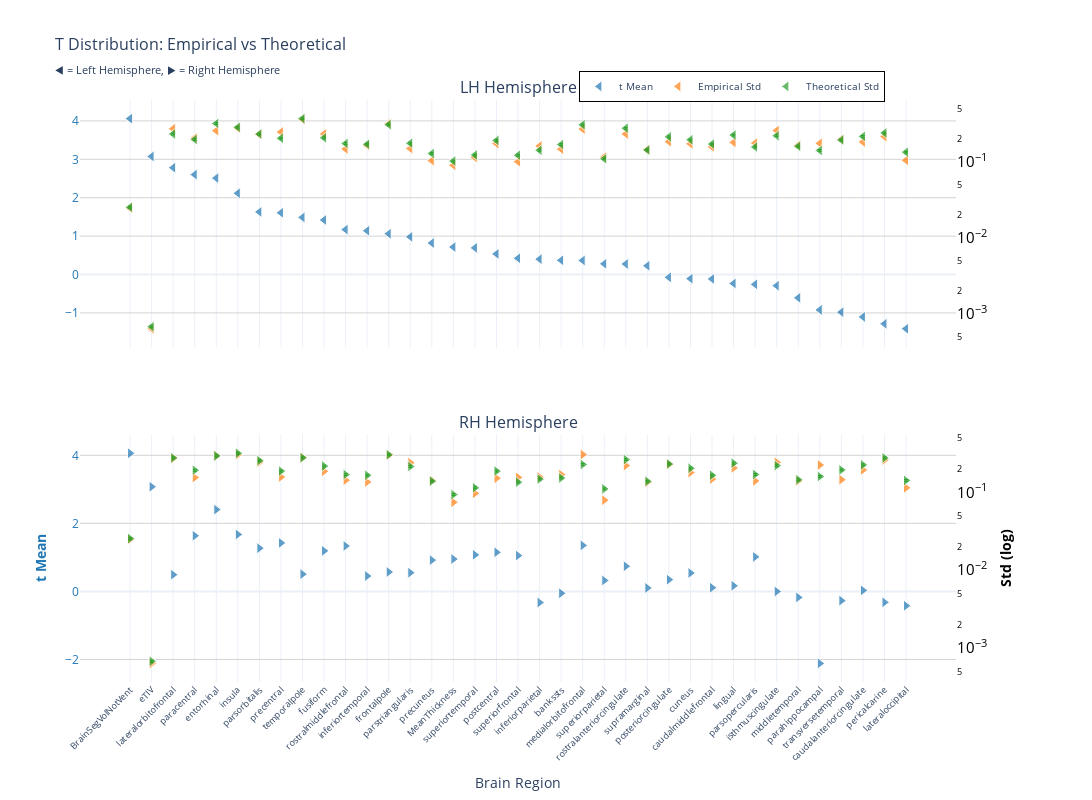
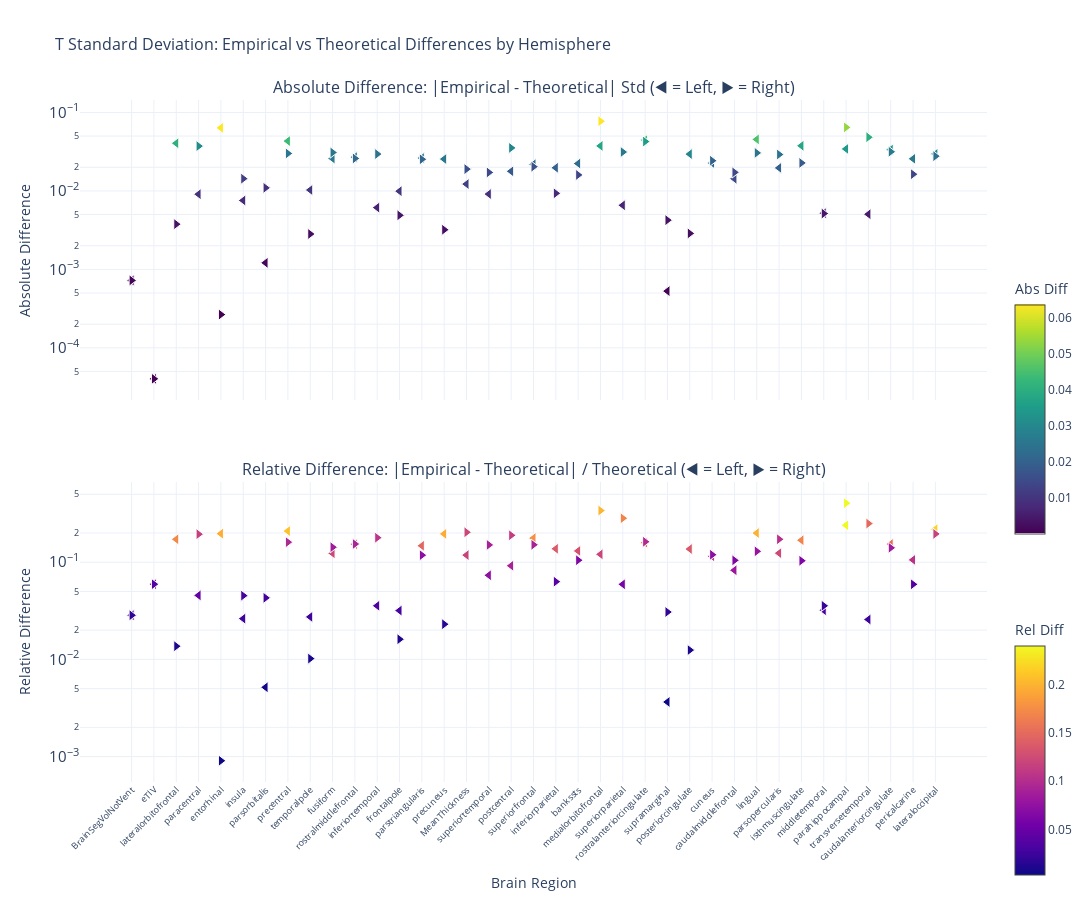

Notebook code for these charts, in order:
### Markdown cell above
### t-statistic

### Code cell
nu_nav = df_navr[(df_navr["timepoint"] == "baseline") & (df_navr["group"] == "HC-PD")]
data_path = stats_dir / f"student_baseline_{METRIC}.parquet"
df, stats = get_test_stats(
    data_path, stat_functions_F, nu_nav, hemisphere=True, study="baseline"
)
show_figure(stats, hemisphere=True, stat_name="t", study="baseline", metric=METRIC)

### Figure 1 — Plotly figure (JSON) as saved in the notebook; plotly's stock layout.template omitted (floating-point values rounded to 4 significant figures)
{"data": [{"hovertemplate": "<b>%{x}</b><br>Mean t: %{y:.2f}<br><extra></extra>", "legendgroup": "mean", "marker": {"color": "#1f77b4", "line": {"color": "white", "width": 1}, "opacity": 0.7, "size": 10, "symbol": "triangle-left"}, "mode": "markers", "name": "t Mean", "showlegend": true, "type": "scatter", "x": ["BrainSegVolNotVent", "eTIV", "lateralorbitofrontal", "paracentral", "entorhinal", "insula", "parsorbitalis", "precentral", "temporalpole", "fusiform", "rostralmiddlefrontal", "inferiortemporal", "frontalpole", "parstriangularis", "precuneus", "MeanThickness", "superiortemporal", "postcentral", "superiorfrontal", "inferiorparietal", "bankssts", "medialorbitofrontal", "superiorparietal", "rostralanteriorcingulate", "supramarginal", "posteriorcingulate", "cuneus", "caudalmiddlefrontal", "lingual", "parsopercularis", "isthmuscingulate", "middletemporal", "parahippocampal", "transversetemporal", "caudalanteriorcingulate", "pericalcarine", "lateraloccipital"], "xaxis": "x", "y": [4.06, 3.076, 2.782, 2.602, 2.511, 2.117, 1.63, 1.607, 1.488, 1.419, 1.17, 1.14, 1.061, 0.9804, 0.8205, 0.7151, 0.6934, 0.5369, 0.4238, 0.4003, 0.3697, 0.3659, 0.2778, 0.2739, 0.2273, -0.07438, -0.1085, -0.1155, -0.2336, -0.2568, -0.2907, -0.6081, -0.9213, -0.981, -1.104, -1.284, -1.412], "yaxis": "y"}, {"hovertemplate": "<b>%{x}</b><br>Empirical Std: %{y:.3f}<br><extra></extra>", "legendgroup": "empirical", "marker": {"color": "#ff7f0e", "line": {"color": "white", "width": 1}, "opacity": 0.7, "size": 10, "symbol": "triangle-left"}, "mode": "markers", "name": "Empirical Std", "showlegend": true, "type": "scatter", "x": ["BrainSegVolNotVent", "eTIV", "lateralorbitofrontal", "paracentral", "entorhinal", "insula", "parsorbitalis", "precentral", "temporalpole", "fusiform", "rostralmiddlefrontal", "inferiortemporal", "frontalpole", "parstriangularis", "precuneus", "MeanThickness", "superiortemporal", "postcentral", "superiorfrontal", "inferiorparietal", "bankssts", "medialorbitofrontal", "superiorparietal", "rostralanteriorcingulate", "supramarginal", "posteriorcingulate", "cuneus", "caudalmiddlefrontal", "lingual", "parsopercularis", "isthmuscingulate", "middletemporal", "parahippocampal", "transversetemporal", "caudalanteriorcingulate", "pericalcarine", "lateraloccipital"], "xaxis": "x", "y": [0.02471, 0.0006372, 0.2758, 0.2084, 0.2596, 0.2803, 0.2334, 0.2497, 0.3647, 0.2354, 0.1492, 0.1659, 0.3222, 0.1514, 0.1046, 0.09108, 0.115, 0.1756, 0.1015, 0.1631, 0.1485, 0.2734, 0.1173, 0.2355, 0.1455, 0.1862, 0.1744, 0.1587, 0.182, 0.1782, 0.2607, 0.1672, 0.1771, 0.201, 0.1849, 0.2171, 0.1057], "yaxis": "y2"}, {"error_y": {"array": [0.0007126, 1.898e-05, 0.006592, 0.005583, 0.009058, 0.008066, 0.006574, 0.005786, 0.01051, 0.005869, 0.004934, 0.004821, 0.00875, 0.004977, 0.003644, 0.002895, 0.003478, 0.005418, 0.003457, 0.004019, 0.004786, 0.008711, 0.003102, 0.007843, 0.004061, 0.006041, 0.00552, 0.004848, 0.006372, 0.004443, 0.006251, 0.004538, 0.004, 0.005491, 0.006122, 0.006802, 0.003793], "arrayminus": [0.0006929, 1.846e-05, 0.00641, 0.005429, 0.008807, 0.007842, 0.006391, 0.005625, 0.01021, 0.005706, 0.004798, 0.004687, 0.008507, 0.004839, 0.003543, 0.002814, 0.003382, 0.005268, 0.003361, 0.003907, 0.004653, 0.00847, 0.003016, 0.007626, 0.003948, 0.005874, 0.005367, 0.004714, 0.006195, 0.00432, 0.006078, 0.004413, 0.003889, 0.005339, 0.005953, 0.006614, 0.003688], "color": "#2ca02c", "thickness": 1, "type": "data", "visible": true, "width": 2}, "hovertemplate": "<b>%{x}</b><br>Theoretical Std: %{y:.3f}<br><extra></extra>", "legendgroup": "theoretical", "marker": {"color": "#2ca02c", "line": {"color": "white", "width": 1}, "opacity": 0.7, "size": 10, "symbol": "triangle-left"}, "mode": "markers", "name": "Theoretical Std", "showlegend": true, "type": "scatter", "x": ["BrainSegVolNotVent", "eTIV", "lateralorbitofrontal", "paracentral", "entorhinal", "insula", "parsorbitalis", "precentral", "temporalpole", "fusiform", "rostralmiddlefrontal", "inferiortemporal", "frontalpole", "parstriangularis", "precuneus", "MeanThickness", "superiortemporal", "postcentral", "superiorfrontal", "inferiorparietal", "bankssts", "medialorbitofrontal", "superiorparietal", "rostralanteriorcingulate", "supramarginal", "posteriorcingulate", "cuneus", "caudalmiddlefrontal", "lingual", "parsopercularis", "isthmuscingulate", "middletemporal", "parahippocampal", "transversetemporal", "caudalanteriorcingulate", "pericalcarine", "lateraloccipital"], "xaxis": "x", "y": [0.02543, 0.0006775, 0.2353, 0.1993, 0.3233, 0.2879, 0.2346, 0.2065, 0.375, 0.2095, 0.1761, 0.1721, 0.3123, 0.1776, 0.1301, 0.1033, 0.1241, 0.1934, 0.1234, 0.1434, 0.1708, 0.3109, 0.1107, 0.2799, 0.1449, 0.2156, 0.197, 0.173, 0.2274, 0.1586, 0.2231, 0.162, 0.1428, 0.196, 0.2185, 0.2428, 0.1354], "yaxis": "y2"}, {"hovertemplate": "<b>%{x}</b><br>Mean t: %{y:.2f}<br><extra></extra>", "legendgroup": "mean", "marker": {"color": "#1f77b4", "line": {"color": "white", "width": 1}, "opacity": 0.7, "size": 10, "symbol": "triangle-right"}, "mode": "markers", "name": "t Mean", "showlegend": false, "type": "scatter", "x": ["BrainSegVolNotVent", "eTIV", "entorhinal", "insula", "paracentral", "precentral", "medialorbitofrontal", "rostralmiddlefrontal", "parsorbitalis", "fusiform", "postcentral", "superiortemporal", "superiorfrontal", "parsopercularis", "MeanThickness", "precuneus", "rostralanteriorcingulate", "frontalpole", "parstriangularis", "cuneus", "temporalpole", "lateralorbitofrontal", "inferiortemporal", "posteriorcingulate", "superiorparietal", "lingual", "caudalmiddlefrontal", "supramarginal", "caudalanteriorcingulate", "isthmuscingulate", "bankssts", "middletemporal", "transversetemporal", "pericalcarine", "inferiorparietal", "lateraloccipital", "parahippocampal"], "xaxis": "x2", "y": [4.06, 3.076, 2.404, 1.674, 1.636, 1.426, 1.353, 1.336, 1.27, 1.191, 1.148, 1.075, 1.052, 1.015, 0.9504, 0.9193, 0.7399, 0.5704, 0.5487, 0.5415, 0.5076, 0.4906, 0.4517, 0.346, 0.3222, 0.1654, 0.1094, 0.1018, 0.02959, -0.001283, -0.05423, -0.1767, -0.2714, -0.3224, -0.3278, -0.4232, -2.116], "yaxis": "y3"}, {"hovertemplate": "<b>%{x}</b><br>Empirical Std: %{y:.3f}<br><extra></extra>", "legendgroup": "empirical", "marker": {"color": "#ff7f0e", "line": {"color": "white", "width": 1}, "opacity": 0.7, "size": 10, "symbol": "triangle-right"}, "mode": "markers", "name": "Empirical Std", "showlegend": false, "type": "scatter", "x": ["BrainSegVolNotVent", "eTIV", "entorhinal", "insula", "paracentral", "precentral", "medialorbitofrontal", "rostralmiddlefrontal", "parsorbitalis", "fusiform", "postcentral", "superiortemporal", "superiorfrontal", "parsopercularis", "MeanThickness", "precuneus", "rostralanteriorcingulate", "frontalpole", "parstriangularis", "cuneus", "temporalpole", "lateralorbitofrontal", "inferiortemporal", "posteriorcingulate", "superiorparietal", "lingual", "caudalmiddlefrontal", "supramarginal", "caudalanteriorcingulate", "isthmuscingulate", "bankssts", "middletemporal", "transversetemporal", "pericalcarine", "inferiorparietal", "lateraloccipital", "parahippocampal"], "xaxis": "x2", "y": [0.02471, 0.0006372, 0.2933, 0.302, 0.1543, 0.1567, 0.3046, 0.1425, 0.2435, 0.1855, 0.1514, 0.09688, 0.155, 0.1398, 0.07431, 0.1421, 0.2197, 0.2981, 0.2393, 0.179, 0.2799, 0.2721, 0.1355, 0.2277, 0.07916, 0.2054, 0.1477, 0.1338, 0.1929, 0.2424, 0.1684, 0.1394, 0.1451, 0.2595, 0.157, 0.114, 0.2239], "yaxis": "y4"}, {"error_y": {"array": [0.0007126, 1.898e-05, 0.008209, 0.008864, 0.005366, 0.005233, 0.006369, 0.00472, 0.00713, 0.006064, 0.005232, 0.003196, 0.003773, 0.004732, 0.002613, 0.003892, 0.007349, 0.008488, 0.005996, 0.005694, 0.007764, 0.007729, 0.004622, 0.006461, 0.003095, 0.006611, 0.004621, 0.003867, 0.006289, 0.006154, 0.004271, 0.00405, 0.00542, 0.007727, 0.004137, 0.003971, 0.004463], "arrayminus": [0.0006929, 1.846e-05, 0.007982, 0.008618, 0.005217, 0.005088, 0.006193, 0.004589, 0.006932, 0.005896, 0.005087, 0.003108, 0.003669, 0.004601, 0.002541, 0.003784, 0.007146, 0.008253, 0.00583, 0.005536, 0.007549, 0.007515, 0.004494, 0.006282, 0.00301, 0.006428, 0.004493, 0.00376, 0.006115, 0.005983, 0.004153, 0.003938, 0.00527, 0.007513, 0.004023, 0.003861, 0.00434], "color": "#2ca02c", "thickness": 1, "type": "data", "visible": true, "width": 2}, "hovertemplate": "<b>%{x}</b><br>Theoretical Std: %{y:.3f}<br><extra></extra>", "legendgroup": "theoretical", "marker": {"color": "#2ca02c", "line": {"color": "white", "width": 1}, "opacity": 0.7, "size": 10, "symbol": "triangle-right"}, "mode": "markers", "name": "Theoretical Std", "showlegend": false, "type": "scatter", "x": ["BrainSegVolNotVent", "eTIV", "entorhinal", "insula", "paracentral", "precentral", "medialorbitofrontal", "rostralmiddlefrontal", "parsorbitalis", "fusiform", "postcentral", "superiortemporal", "superiorfrontal", "parsopercularis", "MeanThickness", "precuneus", "rostralanteriorcingulate", "frontalpole", "parstriangularis", "cuneus", "temporalpole", "lateralorbitofrontal", "inferiortemporal", "posteriorcingulate", "superiorparietal", "lingual", "caudalmiddlefrontal", "supramarginal", "caudalanteriorcingulate", "isthmuscingulate", "bankssts", "middletemporal", "transversetemporal", "pericalcarine", "inferiorparietal", "lateraloccipital", "parahippocampal"], "xaxis": "x2", "y": [0.02543, 0.0006775, 0.293, 0.3164, 0.1915, 0.1868, 0.2273, 0.1684, 0.2545, 0.2164, 0.1867, 0.1141, 0.1347, 0.1689, 0.09327, 0.1389, 0.2623, 0.303, 0.214, 0.2032, 0.2771, 0.2759, 0.165, 0.2306, 0.1105, 0.236, 0.1649, 0.138, 0.2245, 0.2196, 0.1524, 0.1446, 0.1935, 0.2758, 0.1477, 0.1417, 0.1593], "yaxis": "y4"}], "layout": {"annotations": [{"font": {"size": 16}, "showarrow": false, "text": "LH Hemisphere", "x": 0.47, "xanchor": "center", "xref": "paper", "y": 1, "yanchor": "bottom", "yref": "paper"}, {"font": {"size": 16}, "showarrow": false, "text": "RH Hemisphere", "x": 0.47, "xanchor": "center", "xref": "paper", "y": 0.425, "yanchor": "bottom", "yref": "paper"}], "height": 800, "hovermode": "x", "legend": {"bgcolor": "rgba(255, 255, 255, 0.9)", "bordercolor": "black", "borderwidth": 1, "font": {"size": 10}, "orientation": "h", "x": 0.7, "xanchor": "center", "y": 1.05}, "title": {"font": {"size": 16}, "text": "T Distribution: Empirical vs Theoretical<br><sub>◀ = Left Hemisphere, ▶ = Right Hemisphere</sub>"}, "width": 1400, "xaxis": {"anchor": "y", "domain": [0, 0.94], "matches": "x2", "showticklabels": false}, "xaxis2": {"anchor": "y3", "domain": [0, 0.94], "tickangle": -45, "tickfont": {"size": 9}, "title": {"text": "Brain Region"}}, "yaxis": {"anchor": "x", "domain": [0.575, 1], "gridcolor": "lightgray", "showgrid": true, "tickfont": {"color": "#1f77b4"}, "title": {"font": {"color": "#1f77b4"}, "text": ""}}, "yaxis2": {"anchor": "x", "exponentformat": "power", "overlaying": "y", "showgrid": false, "side": "right", "tickfont": {"color": "black"}, "title": {"font": {"color": "black"}, "text": ""}, "type": "log"}, "yaxis3": {"anchor": "x2", "domain": [0, 0.425], "gridcolor": "lightgray", "showgrid": true, "tickfont": {"color": "#1f77b4"}, "title": {"font": {"color": "#1f77b4"}, "text": "<b>t Mean</b>"}}, "yaxis4": {"anchor": "x2", "exponentformat": "power", "overlaying": "y3", "showgrid": false, "side": "right", "tickfont": {"color": "black"}, "title": {"font": {"color": "black"}, "text": "<b>Std (log)</b>"}, "type": "log"}}}

### Figure 2 — Plotly figure (JSON) as saved in the notebook; plotly's stock layout.template omitted (floating-point values rounded to 4 significant figures)
{"data": [{"hovertemplate": "<b>%{x}</b><br>Hemisphere: %{text}<br>Abs Diff: %{y:.4f}<br><extra></extra>", "legendgroup": "abs_lh", "marker": {"color": [0.0007237, 4.026e-05, 0.04051, 0.009083, 0.06366, 0.007562, 0.001211, 0.04318, 0.01027, 0.0259, 0.02696, 0.006126, 0.009927, 0.02623, 0.02546, 0.01223, 0.009118, 0.01779, 0.02184, 0.01972, 0.02233, 0.03748, 0.00656, 0.04443, 0.0005283, 0.02947, 0.02265, 0.0143, 0.04539, 0.01966, 0.03758, 0.005196, 0.0343, 0.005045, 0.03361, 0.02567, 0.02964], "colorbar": {"len": 0.4, "title": {"text": "Abs Diff"}, "y": 0.75, "yanchor": "top"}, "colorscale": [[0, "#440154"], [0.1111, "#482878"], [0.2222, "#3e4989"], [0.3333, "#31688e"], [0.4444, "#26828e"], [0.5556, "#1f9e89"], [0.6667, "#35b779"], [0.7778, "#6ece58"], [0.8889, "#b5de2b"], [1, "#fde725"]], "line": {"color": "white", "width": 1}, "showscale": true, "size": 10, "symbol": "triangle-left"}, "mode": "markers", "name": "Absolute (lh)", "showlegend": false, "text": ["lh", "lh", "lh", "lh", "lh", "lh", "lh", "lh", "lh", "lh", "lh", "lh", "lh", "lh", "lh", "lh", "lh", "lh", "lh", "lh", "lh", "lh", "lh", "lh", "lh", "lh", "lh", "lh", "lh", "lh", "lh", "lh", "lh", "lh", "lh", "lh", "lh"], "type": "scatter", "x": ["BrainSegVolNotVent", "eTIV", "lateralorbitofrontal", "paracentral", "entorhinal", "insula", "parsorbitalis", "precentral", "temporalpole", "fusiform", "rostralmiddlefrontal", "inferiortemporal", "frontalpole", "parstriangularis", "precuneus", "MeanThickness", "superiortemporal", "postcentral", "superiorfrontal", "inferiorparietal", "bankssts", "medialorbitofrontal", "superiorparietal", "rostralanteriorcingulate", "supramarginal", "posteriorcingulate", "cuneus", "caudalmiddlefrontal", "lingual", "parsopercularis", "isthmuscingulate", "middletemporal", "parahippocampal", "transversetemporal", "caudalanteriorcingulate", "pericalcarine", "lateraloccipital"], "xaxis": "x", "y": [0.0007237, 4.026e-05, 0.04051, 0.009083, 0.06366, 0.007562, 0.001211, 0.04318, 0.01027, 0.0259, 0.02696, 0.006126, 0.009927, 0.02623, 0.02546, 0.01223, 0.009118, 0.01779, 0.02184, 0.01972, 0.02233, 0.03748, 0.00656, 0.04443, 0.0005283, 0.02947, 0.02265, 0.0143, 0.04539, 0.01966, 0.03758, 0.005196, 0.0343, 0.005045, 0.03361, 0.02567, 0.02964], "yaxis": "y"}, {"hovertemplate": "<b>%{x}</b><br>Hemisphere: %{text}<br>Rel Diff: %{y:.2%}<br><extra></extra>", "legendgroup": "rel_lh", "marker": {"color": [0.02845, 0.05943, 0.1722, 0.04558, 0.1969, 0.02627, 0.005162, 0.2091, 0.02738, 0.1237, 0.1531, 0.0356, 0.03179, 0.1476, 0.1957, 0.1184, 0.07345, 0.09201, 0.177, 0.1375, 0.1307, 0.1206, 0.05925, 0.1587, 0.003645, 0.1367, 0.115, 0.08263, 0.1996, 0.124, 0.1685, 0.03208, 0.2403, 0.02574, 0.1538, 0.1057, 0.219], "colorbar": {"len": 0.4, "title": {"text": "Rel Diff"}, "y": 0.25, "yanchor": "top"}, "colorscale": [[0, "#0d0887"], [0.1111, "#46039f"], [0.2222, "#7201a8"], [0.3333, "#9c179e"], [0.4444, "#bd3786"], [0.5556, "#d8576b"], [0.6667, "#ed7953"], [0.7778, "#fb9f3a"], [0.8889, "#fdca26"], [1, "#f0f921"]], "line": {"color": "white", "width": 1}, "showscale": true, "size": 10, "symbol": "triangle-left"}, "mode": "markers", "name": "Relative (lh)", "showlegend": false, "text": ["lh", "lh", "lh", "lh", "lh", "lh", "lh", "lh", "lh", "lh", "lh", "lh", "lh", "lh", "lh", "lh", "lh", "lh", "lh", "lh", "lh", "lh", "lh", "lh", "lh", "lh", "lh", "lh", "lh", "lh", "lh", "lh", "lh", "lh", "lh", "lh", "lh"], "type": "scatter", "x": ["BrainSegVolNotVent", "eTIV", "lateralorbitofrontal", "paracentral", "entorhinal", "insula", "parsorbitalis", "precentral", "temporalpole", "fusiform", "rostralmiddlefrontal", "inferiortemporal", "frontalpole", "parstriangularis", "precuneus", "MeanThickness", "superiortemporal", "postcentral", "superiorfrontal", "inferiorparietal", "bankssts", "medialorbitofrontal", "superiorparietal", "rostralanteriorcingulate", "supramarginal", "posteriorcingulate", "cuneus", "caudalmiddlefrontal", "lingual", "parsopercularis", "isthmuscingulate", "middletemporal", "parahippocampal", "transversetemporal", "caudalanteriorcingulate", "pericalcarine", "lateraloccipital"], "xaxis": "x2", "y": [0.02845, 0.05943, 0.1722, 0.04558, 0.1969, 0.02627, 0.005162, 0.2091, 0.02738, 0.1237, 0.1531, 0.0356, 0.03179, 0.1476, 0.1957, 0.1184, 0.07345, 0.09201, 0.177, 0.1375, 0.1307, 0.1206, 0.05925, 0.1587, 0.003645, 0.1367, 0.115, 0.08263, 0.1996, 0.124, 0.1685, 0.03208, 0.2403, 0.02574, 0.1538, 0.1057, 0.219], "yaxis": "y2"}, {"hovertemplate": "<b>%{x}</b><br>Hemisphere: %{text}<br>Abs Diff: %{y:.4f}<br><extra></extra>", "legendgroup": "abs_rh", "marker": {"color": [0.0007237, 4.026e-05, 0.0002654, 0.01433, 0.03725, 0.03004, 0.07728, 0.02595, 0.01094, 0.0309, 0.03536, 0.0172, 0.02037, 0.02912, 0.01897, 0.0032, 0.04259, 0.004886, 0.0253, 0.02427, 0.002823, 0.003771, 0.0295, 0.002875, 0.03132, 0.03055, 0.01724, 0.004243, 0.03157, 0.02274, 0.01599, 0.005146, 0.04836, 0.01634, 0.009319, 0.02773, 0.06456], "colorbar": {"len": 0.4, "title": {"text": "Abs Diff"}, "y": 0.75, "yanchor": "top"}, "colorscale": [[0, "#440154"], [0.1111, "#482878"], [0.2222, "#3e4989"], [0.3333, "#31688e"], [0.4444, "#26828e"], [0.5556, "#1f9e89"], [0.6667, "#35b779"], [0.7778, "#6ece58"], [0.8889, "#b5de2b"], [1, "#fde725"]], "line": {"color": "white", "width": 1}, "showscale": false, "size": 10, "symbol": "triangle-right"}, "mode": "markers", "name": "Absolute (rh)", "showlegend": false, "text": ["rh", "rh", "rh", "rh", "rh", "rh", "rh", "rh", "rh", "rh", "rh", "rh", "rh", "rh", "rh", "rh", "rh", "rh", "rh", "rh", "rh", "rh", "rh", "rh", "rh", "rh", "rh", "rh", "rh", "rh", "rh", "rh", "rh", "rh", "rh", "rh", "rh"], "type": "scatter", "x": ["BrainSegVolNotVent", "eTIV", "entorhinal", "insula", "paracentral", "precentral", "medialorbitofrontal", "rostralmiddlefrontal", "parsorbitalis", "fusiform", "postcentral", "superiortemporal", "superiorfrontal", "parsopercularis", "MeanThickness", "precuneus", "rostralanteriorcingulate", "frontalpole", "parstriangularis", "cuneus", "temporalpole", "lateralorbitofrontal", "inferiortemporal", "posteriorcingulate", "superiorparietal", "lingual", "caudalmiddlefrontal", "supramarginal", "caudalanteriorcingulate", "isthmuscingulate", "bankssts", "middletemporal", "transversetemporal", "pericalcarine", "inferiorparietal", "lateraloccipital", "parahippocampal"], "xaxis": "x", "y": [0.0007237, 4.026e-05, 0.0002654, 0.01433, 0.03725, 0.03004, 0.07728, 0.02595, 0.01094, 0.0309, 0.03536, 0.0172, 0.02037, 0.02912, 0.01897, 0.0032, 0.04259, 0.004886, 0.0253, 0.02427, 0.002823, 0.003771, 0.0295, 0.002875, 0.03132, 0.03055, 0.01724, 0.004243, 0.03157, 0.02274, 0.01599, 0.005146, 0.04836, 0.01634, 0.009319, 0.02773, 0.06456], "yaxis": "y"}, {"hovertemplate": "<b>%{x}</b><br>Hemisphere: %{text}<br>Rel Diff: %{y:.2%}<br><extra></extra>", "legendgroup": "rel_rh", "marker": {"color": [0.02845, 0.05943, 0.0009057, 0.04529, 0.1945, 0.1609, 0.34, 0.154, 0.04298, 0.1428, 0.1893, 0.1508, 0.1512, 0.1724, 0.2034, 0.02303, 0.1624, 0.01613, 0.1182, 0.1194, 0.01019, 0.01367, 0.1789, 0.01247, 0.2835, 0.1295, 0.1045, 0.03074, 0.1406, 0.1035, 0.1049, 0.0356, 0.25, 0.05926, 0.06311, 0.1957, 0.4053], "colorbar": {"len": 0.4, "title": {"text": "Rel Diff"}, "y": 0.25, "yanchor": "top"}, "colorscale": [[0, "#0d0887"], [0.1111, "#46039f"], [0.2222, "#7201a8"], [0.3333, "#9c179e"], [0.4444, "#bd3786"], [0.5556, "#d8576b"], [0.6667, "#ed7953"], [0.7778, "#fb9f3a"], [0.8889, "#fdca26"], [1, "#f0f921"]], "line": {"color": "white", "width": 1}, "showscale": false, "size": 10, "symbol": "triangle-right"}, "mode": "markers", "name": "Relative (rh)", "showlegend": false, "text": ["rh", "rh", "rh", "rh", "rh", "rh", "rh", "rh", "rh", "rh", "rh", "rh", "rh", "rh", "rh", "rh", "rh", "rh", "rh", "rh", "rh", "rh", "rh", "rh", "rh", "rh", "rh", "rh", "rh", "rh", "rh", "rh", "rh", "rh", "rh", "rh", "rh"], "type": "scatter", "x": ["BrainSegVolNotVent", "eTIV", "entorhinal", "insula", "paracentral", "precentral", "medialorbitofrontal", "rostralmiddlefrontal", "parsorbitalis", "fusiform", "postcentral", "superiortemporal", "superiorfrontal", "parsopercularis", "MeanThickness", "precuneus", "rostralanteriorcingulate", "frontalpole", "parstriangularis", "cuneus", "temporalpole", "lateralorbitofrontal", "inferiortemporal", "posteriorcingulate", "superiorparietal", "lingual", "caudalmiddlefrontal", "supramarginal", "caudalanteriorcingulate", "isthmuscingulate", "bankssts", "middletemporal", "transversetemporal", "pericalcarine", "inferiorparietal", "lateraloccipital", "parahippocampal"], "xaxis": "x2", "y": [0.02845, 0.05943, 0.0009057, 0.04529, 0.1945, 0.1609, 0.34, 0.154, 0.04298, 0.1428, 0.1893, 0.1508, 0.1512, 0.1724, 0.2034, 0.02303, 0.1624, 0.01613, 0.1182, 0.1194, 0.01019, 0.01367, 0.1789, 0.01247, 0.2835, 0.1295, 0.1045, 0.03074, 0.1406, 0.1035, 0.1049, 0.0356, 0.25, 0.05926, 0.06311, 0.1957, 0.4053], "yaxis": "y2"}], "layout": {"annotations": [{"font": {"size": 16}, "showarrow": false, "text": "Absolute Difference: |Empirical - Theoretical| Std (◀ = Left, ▶ = Right)", "x": 0.5, "xanchor": "center", "xref": "paper", "y": 1, "yanchor": "bottom", "yref": "paper"}, {"font": {"size": 16}, "showarrow": false, "text": "Relative Difference: |Empirical - Theoretical| / Theoretical (◀ = Left, ▶ = Right)", "x": 0.5, "xanchor": "center", "xref": "paper", "y": 0.44, "yanchor": "bottom", "yref": "paper"}], "height": 900, "hovermode": "x unified", "showlegend": false, "title": {"font": {"size": 16}, "text": "T Standard Deviation: Empirical vs Theoretical Differences by Hemisphere"}, "width": 1400, "xaxis": {"anchor": "y", "domain": [0, 1], "showticklabels": false}, "xaxis2": {"anchor": "y2", "domain": [0, 1], "tickangle": -45, "tickfont": {"size": 9}, "title": {"text": "Brain Region"}}, "yaxis": {"anchor": "x", "domain": [0.56, 1], "exponentformat": "power", "title": {"text": "Absolute Difference"}, "type": "log"}, "yaxis2": {"anchor": "x2", "domain": [0, 0.44], "exponentformat": "power", "title": {"text": "Relative Difference"}, "type": "log"}}}
